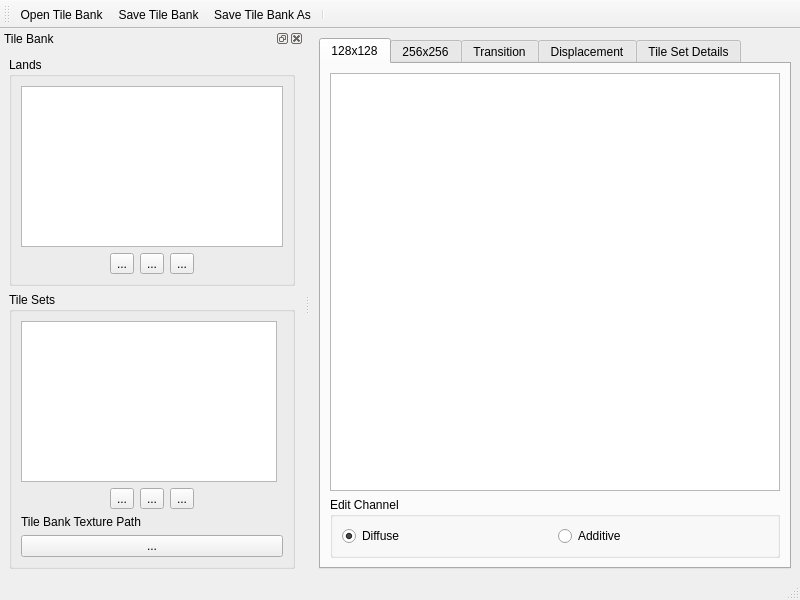
<?xml version="1.0" encoding="UTF-8"?>
<ui version="4.0">
 <class>TileEditorMainWindow</class>
 <widget class="QMainWindow" name="TileEditorMainWindow">
  <property name="geometry">
   <rect>
    <x>0</x>
    <y>0</y>
    <width>800</width>
    <height>600</height>
   </rect>
  </property>
  <property name="windowTitle">
   <string>MainWindow</string>
  </property>
  <widget class="QWidget" name="centralwidget">
   <layout class="QGridLayout" name="gridLayout">
    <item row="0" column="0">
     <widget class="QTabWidget" name="tileViewTabWidget">
      <property name="currentIndex">
       <number>0</number>
      </property>
      <widget class="QWidget" name="tab128">
       <attribute name="title">
        <string>128x128</string>
       </attribute>
       <layout class="QGridLayout" name="gridLayout_10">
        <item row="0" column="0">
         <widget class="QListView" name="listView128">
          <property name="contextMenuPolicy">
           <enum>Qt::ActionsContextMenu</enum>
          </property>
          <property name="iconSize">
           <size>
            <width>128</width>
            <height>128</height>
           </size>
          </property>
          <property name="flow">
           <enum>QListView::LeftToRight</enum>
          </property>
          <property name="isWrapping" stdset="0">
           <bool>true</bool>
          </property>
          <property name="viewMode">
           <enum>QListView::IconMode</enum>
          </property>
          <property name="uniformItemSizes">
           <bool>true</bool>
          </property>
         </widget>
        </item>
        <item row="1" column="0">
         <widget class="QGroupBox" name="editChannel128GB">
          <property name="title">
           <string>Edit Channel</string>
          </property>
          <layout class="QHBoxLayout" name="horizontalLayout_3">
           <item>
            <widget class="QRadioButton" name="diffuse128BT">
             <property name="text">
              <string>Diffuse</string>
             </property>
             <property name="checked">
              <bool>true</bool>
             </property>
            </widget>
           </item>
           <item>
            <widget class="QRadioButton" name="additive128BT">
             <property name="text">
              <string>Additive</string>
             </property>
            </widget>
           </item>
          </layout>
         </widget>
        </item>
       </layout>
      </widget>
      <widget class="QWidget" name="tab256">
       <attribute name="title">
        <string>256x256</string>
       </attribute>
       <layout class="QGridLayout" name="gridLayout_11">
        <item row="0" column="0">
         <widget class="QListView" name="listView256">
          <property name="contextMenuPolicy">
           <enum>Qt::ActionsContextMenu</enum>
          </property>
          <property name="iconSize">
           <size>
            <width>256</width>
            <height>256</height>
           </size>
          </property>
          <property name="flow">
           <enum>QListView::LeftToRight</enum>
          </property>
          <property name="isWrapping" stdset="0">
           <bool>true</bool>
          </property>
          <property name="viewMode">
           <enum>QListView::IconMode</enum>
          </property>
          <property name="uniformItemSizes">
           <bool>true</bool>
          </property>
         </widget>
        </item>
        <item row="1" column="0">
         <widget class="QGroupBox" name="editChannel256GB">
          <property name="title">
           <string>Edit Channel</string>
          </property>
          <layout class="QHBoxLayout" name="horizontalLayout_4">
           <item>
            <widget class="QRadioButton" name="diffuse256BT">
             <property name="text">
              <string>Diffuse</string>
             </property>
             <property name="checked">
              <bool>true</bool>
             </property>
             <property name="autoExclusive">
              <bool>true</bool>
             </property>
            </widget>
           </item>
           <item>
            <widget class="QRadioButton" name="additive256BT">
             <property name="text">
              <string>Additive</string>
             </property>
            </widget>
           </item>
          </layout>
         </widget>
        </item>
       </layout>
      </widget>
      <widget class="QWidget" name="tabTransition">
       <attribute name="title">
        <string>Transition</string>
       </attribute>
       <layout class="QGridLayout" name="gridLayout_12">
        <item row="0" column="0">
         <widget class="QListView" name="listViewTransition">
          <property name="contextMenuPolicy">
           <enum>Qt::ActionsContextMenu</enum>
          </property>
          <property name="iconSize">
           <size>
            <width>64</width>
            <height>64</height>
           </size>
          </property>
          <property name="movement">
           <enum>QListView::Static</enum>
          </property>
          <property name="flow">
           <enum>QListView::LeftToRight</enum>
          </property>
          <property name="isWrapping" stdset="0">
           <bool>true</bool>
          </property>
          <property name="resizeMode">
           <enum>QListView::Adjust</enum>
          </property>
          <property name="layoutMode">
           <enum>QListView::SinglePass</enum>
          </property>
          <property name="viewMode">
           <enum>QListView::IconMode</enum>
          </property>
          <property name="uniformItemSizes">
           <bool>true</bool>
          </property>
         </widget>
        </item>
        <item row="1" column="0">
         <widget class="QGroupBox" name="editChannelTransitionGB">
          <property name="title">
           <string>Edit Channel</string>
          </property>
          <layout class="QHBoxLayout" name="horizontalLayout_5">
           <item>
            <widget class="QRadioButton" name="diffuseTrBT">
             <property name="text">
              <string>Diffuse</string>
             </property>
             <property name="checked">
              <bool>true</bool>
             </property>
            </widget>
           </item>
           <item>
            <widget class="QRadioButton" name="additiveTrBT">
             <property name="text">
              <string>Additive</string>
             </property>
            </widget>
           </item>
           <item>
            <widget class="QRadioButton" name="alphaTrBT">
             <property name="text">
              <string>Alpha</string>
             </property>
            </widget>
           </item>
          </layout>
         </widget>
        </item>
       </layout>
      </widget>
      <widget class="QWidget" name="tabDisplacement">
       <attribute name="title">
        <string>Displacement</string>
       </attribute>
       <layout class="QGridLayout" name="gridLayout_13">
        <item row="0" column="0">
         <widget class="QListView" name="listViewDisplacement">
          <property name="contextMenuPolicy">
           <enum>Qt::ActionsContextMenu</enum>
          </property>
          <property name="iconSize">
           <size>
            <width>32</width>
            <height>32</height>
           </size>
          </property>
          <property name="movement">
           <enum>QListView::Static</enum>
          </property>
          <property name="flow">
           <enum>QListView::LeftToRight</enum>
          </property>
          <property name="isWrapping" stdset="0">
           <bool>true</bool>
          </property>
          <property name="resizeMode">
           <enum>QListView::Fixed</enum>
          </property>
          <property name="viewMode">
           <enum>QListView::IconMode</enum>
          </property>
          <property name="uniformItemSizes">
           <bool>false</bool>
          </property>
         </widget>
        </item>
       </layout>
      </widget>
      <widget class="QWidget" name="tabTileSetDetails">
       <attribute name="title">
        <string>Tile Set Details</string>
       </attribute>
       <layout class="QGridLayout" name="gridLayout_2">
        <item row="6" column="0">
         <widget class="QCheckBox" name="orientedCheckBox">
          <property name="layoutDirection">
           <enum>Qt::LeftToRight</enum>
          </property>
          <property name="text">
           <string>Oriented</string>
          </property>
         </widget>
        </item>
        <item row="3" column="0">
         <widget class="QLineEdit" name="surfaceDataLineEdit"/>
        </item>
        <item row="2" column="0">
         <widget class="QLabel" name="label">
          <property name="text">
           <string>Surface Data:</string>
          </property>
         </widget>
        </item>
        <item row="0" column="0">
         <widget class="QLabel" name="label_3">
          <property name="text">
           <string>Vegetation Set:</string>
          </property>
         </widget>
        </item>
        <item row="7" column="0">
         <spacer name="verticalSpacer_3">
          <property name="orientation">
           <enum>Qt::Vertical</enum>
          </property>
          <property name="sizeHint" stdset="0">
           <size>
            <width>20</width>
            <height>40</height>
           </size>
          </property>
         </spacer>
        </item>
        <item row="1" column="0">
         <widget class="QPushButton" name="chooseVegetPushButton">
          <property name="text">
           <string>...</string>
          </property>
         </widget>
        </item>
        <item row="1" column="1">
         <widget class="QPushButton" name="resetVegetPushButton">
          <property name="text">
           <string>Reset</string>
          </property>
          <property name="icon">
           <iconset>
            <normaloff>:/newPrefix/reset.png</normaloff>:/newPrefix/reset.png</iconset>
          </property>
         </widget>
        </item>
       </layout>
      </widget>
     </widget>
    </item>
   </layout>
  </widget>
  <widget class="QStatusBar" name="statusbar"/>
  <widget class="QToolBar" name="toolBar">
   <property name="windowTitle">
    <string>Tile Editor Tool Bar</string>
   </property>
   <attribute name="toolBarArea">
    <enum>TopToolBarArea</enum>
   </attribute>
   <attribute name="toolBarBreak">
    <bool>false</bool>
   </attribute>
   <addaction name="actionOpenTileBank"/>
   <addaction name="actionSaveTileBank"/>
   <addaction name="actionSaveTileBankAs"/>
   <addaction name="separator"/>
  </widget>
  <widget class="QDockWidget" name="tileBankDockWidget">
   <property name="windowTitle">
    <string>Tile Bank</string>
   </property>
   <attribute name="dockWidgetArea">
    <number>1</number>
   </attribute>
   <widget class="QWidget" name="dockWidgetContents">
    <layout class="QGridLayout" name="gridLayout_3">
     <item row="0" column="0">
      <widget class="QGroupBox" name="groupBox_2">
       <property name="title">
        <string>Lands</string>
       </property>
       <layout class="QGridLayout" name="gridLayout_4">
        <item row="0" column="0">
         <widget class="QListWidget" name="landLW"/>
        </item>
        <item row="1" column="0">
         <layout class="QHBoxLayout" name="horizontalLayout">
          <item>
           <spacer name="horizontalSpacer">
            <property name="orientation">
             <enum>Qt::Horizontal</enum>
            </property>
            <property name="sizeHint" stdset="0">
             <size>
              <width>40</width>
              <height>20</height>
             </size>
            </property>
           </spacer>
          </item>
          <item>
           <widget class="QToolButton" name="landAddTB">
            <property name="text">
             <string>...</string>
            </property>
            <property name="icon">
             <iconset resource="tile_editor.qrc">
              <normaloff>:/movementIcons/images/ic_nel_add_item.png</normaloff>:/movementIcons/images/ic_nel_add_item.png</iconset>
            </property>
           </widget>
          </item>
          <item>
           <widget class="QToolButton" name="landRemoveTB">
            <property name="text">
             <string>...</string>
            </property>
            <property name="icon">
             <iconset resource="tile_editor.qrc">
              <normaloff>:/movementIcons/images/reset.png</normaloff>:/movementIcons/images/reset.png</iconset>
            </property>
           </widget>
          </item>
          <item>
           <widget class="QToolButton" name="landEditTB">
            <property name="text">
             <string>...</string>
            </property>
            <property name="icon">
             <iconset resource="tile_editor.qrc">
              <normaloff>:/movementIcons/images/ic_nel_open.png</normaloff>:/movementIcons/images/ic_nel_open.png</iconset>
            </property>
           </widget>
          </item>
          <item>
           <spacer name="horizontalSpacer_2">
            <property name="orientation">
             <enum>Qt::Horizontal</enum>
            </property>
            <property name="sizeHint" stdset="0">
             <size>
              <width>40</width>
              <height>20</height>
             </size>
            </property>
           </spacer>
          </item>
         </layout>
        </item>
       </layout>
      </widget>
     </item>
     <item row="1" column="0">
      <widget class="QGroupBox" name="groupBox_3">
       <property name="title">
        <string>Tile Sets</string>
       </property>
       <layout class="QGridLayout" name="gridLayout_5">
        <item row="1" column="0" colspan="2">
         <layout class="QHBoxLayout" name="horizontalLayout_2">
          <item>
           <spacer name="horizontalSpacer_3">
            <property name="orientation">
             <enum>Qt::Horizontal</enum>
            </property>
            <property name="sizeHint" stdset="0">
             <size>
              <width>40</width>
              <height>20</height>
             </size>
            </property>
           </spacer>
          </item>
          <item>
           <widget class="QToolButton" name="tileSetAddTB">
            <property name="text">
             <string>...</string>
            </property>
            <property name="icon">
             <iconset resource="tile_editor.qrc">
              <normaloff>:/movementIcons/images/ic_nel_add_item.png</normaloff>:/movementIcons/images/ic_nel_add_item.png</iconset>
            </property>
           </widget>
          </item>
          <item>
           <widget class="QToolButton" name="tileSetDeleteTB">
            <property name="text">
             <string>...</string>
            </property>
            <property name="icon">
             <iconset resource="tile_editor.qrc">
              <normaloff>:/movementIcons/images/reset.png</normaloff>:/movementIcons/images/reset.png</iconset>
            </property>
           </widget>
          </item>
          <item>
           <widget class="QToolButton" name="tileSetEditTB">
            <property name="text">
             <string>...</string>
            </property>
            <property name="icon">
             <iconset resource="tile_editor.qrc">
              <normaloff>:/movementIcons/images/ic_nel_open.png</normaloff>:/movementIcons/images/ic_nel_open.png</iconset>
            </property>
           </widget>
          </item>
          <item>
           <spacer name="horizontalSpacer_4">
            <property name="orientation">
             <enum>Qt::Horizontal</enum>
            </property>
            <property name="sizeHint" stdset="0">
             <size>
              <width>40</width>
              <height>20</height>
             </size>
            </property>
           </spacer>
          </item>
         </layout>
        </item>
        <item row="2" column="0" colspan="2">
         <widget class="QLabel" name="label_2">
          <property name="text">
           <string>Tile Bank Texture Path</string>
          </property>
         </widget>
        </item>
        <item row="0" column="0">
         <widget class="QListView" name="tileSetLV"/>
        </item>
        <item row="3" column="0" colspan="2">
         <layout class="QHBoxLayout" name="horizontalLayout_6">
          <item>
           <widget class="QPushButton" name="tileBankTexturePathPB">
            <property name="text">
             <string>...</string>
            </property>
           </widget>
          </item>
         </layout>
        </item>
       </layout>
      </widget>
     </item>
    </layout>
   </widget>
  </widget>
  <action name="actionOpenTileBank">
   <property name="icon">
    <iconset resource="tile_editor.qrc">
     <normaloff>:/movementIcons/images/ic_nel_open.png</normaloff>:/movementIcons/images/ic_nel_open.png</iconset>
   </property>
   <property name="text">
    <string>Open Tile Bank</string>
   </property>
   <property name="toolTip">
    <string>Open Tile Bank</string>
   </property>
  </action>
  <action name="actionRotateTile0">
   <property name="checkable">
    <bool>true</bool>
   </property>
   <property name="icon">
    <iconset resource="tile_editor.qrc">
     <normaloff>:/tileRotation/images/rotation0.png</normaloff>:/tileRotation/images/rotation0.png</iconset>
   </property>
   <property name="text">
    <string>0</string>
   </property>
   <property name="toolTip">
    <string>Rotate Tile 0 Degrees</string>
   </property>
  </action>
  <action name="actionSaveTileBank">
   <property name="icon">
    <iconset resource="tile_editor.qrc">
     <normaloff>:/movementIcons/images/ic_nel_save.png</normaloff>:/movementIcons/images/ic_nel_save.png</iconset>
   </property>
   <property name="text">
    <string>Save Tile Bank</string>
   </property>
   <property name="toolTip">
    <string>Save Tile Bank</string>
   </property>
  </action>
  <action name="actionSaveTileBankAs">
   <property name="icon">
    <iconset resource="tile_editor.qrc">
     <normaloff>:/movementIcons/images/ic_nel_save_as.png</normaloff>:/movementIcons/images/ic_nel_save_as.png</iconset>
   </property>
   <property name="text">
    <string>Save Tile Bank As...</string>
   </property>
   <property name="toolTip">
    <string>Save Tile Bank As...</string>
   </property>
  </action>
  <action name="actionRotateTile90">
   <property name="checkable">
    <bool>true</bool>
   </property>
   <property name="icon">
    <iconset resource="tile_editor.qrc">
     <normaloff>:/tileRotation/images/rotation90.png</normaloff>:/tileRotation/images/rotation90.png</iconset>
   </property>
   <property name="text">
    <string>90</string>
   </property>
   <property name="toolTip">
    <string>Rotate Tile 90 Degrees</string>
   </property>
  </action>
  <action name="actionRotateTile180">
   <property name="checkable">
    <bool>true</bool>
   </property>
   <property name="icon">
    <iconset resource="tile_editor.qrc">
     <normaloff>:/tileRotation/images/rotation180.png</normaloff>:/tileRotation/images/rotation180.png</iconset>
   </property>
   <property name="text">
    <string>180</string>
   </property>
   <property name="toolTip">
    <string>Rotate Tile180 Degrees</string>
   </property>
  </action>
  <action name="actionRotateTile270">
   <property name="checkable">
    <bool>true</bool>
   </property>
   <property name="icon">
    <iconset resource="tile_editor.qrc">
     <normaloff>:/tileRotation/images/rotation270.png</normaloff>:/tileRotation/images/rotation270.png</iconset>
   </property>
   <property name="text">
    <string>270</string>
   </property>
   <property name="toolTip">
    <string>Rotate Tile 270 Degrees</string>
   </property>
  </action>
  <action name="actionBatchLoad">
   <property name="text">
    <string>Batch Load</string>
   </property>
   <property name="toolTip">
    <string>Batch Load</string>
   </property>
  </action>
  <action name="actionImportBorder">
   <property name="text">
    <string>Import Border</string>
   </property>
   <property name="toolTip">
    <string>Import Border</string>
   </property>
  </action>
  <action name="actionExportBorder">
   <property name="text">
    <string>Export Border</string>
   </property>
   <property name="toolTip">
    <string>Export Border</string>
   </property>
  </action>
  <action name="actionTileDisplayIndex">
   <property name="checkable">
    <bool>true</bool>
   </property>
   <property name="checked">
    <bool>true</bool>
   </property>
   <property name="text">
    <string>Index</string>
   </property>
   <property name="toolTip">
    <string>Display Tile Index</string>
   </property>
  </action>
  <action name="actionTileDisplayFilename">
   <property name="checkable">
    <bool>true</bool>
   </property>
   <property name="checked">
    <bool>true</bool>
   </property>
   <property name="text">
    <string>Filename</string>
   </property>
   <property name="toolTip">
    <string>Display Tile Filename</string>
   </property>
  </action>
  <action name="actionAddTile">
   <property name="icon">
    <iconset resource="tile_editor.qrc">
     <normaloff>:/tileTools/images/add_tile.png</normaloff>:/tileTools/images/add_tile.png</iconset>
   </property>
   <property name="text">
    <string>Add Tile</string>
   </property>
   <property name="toolTip">
    <string>Add Tile</string>
   </property>
  </action>
  <action name="actionDeleteTile">
   <property name="icon">
    <iconset resource="tile_editor.qrc">
     <normaloff>:/tileTools/images/delete_tile.png</normaloff>:/tileTools/images/delete_tile.png</iconset>
   </property>
   <property name="text">
    <string>Delete Tile</string>
   </property>
   <property name="toolTip">
    <string>Delete Tile</string>
   </property>
  </action>
  <action name="actionReplaceImage">
   <property name="icon">
    <iconset resource="tile_editor.qrc">
     <normaloff>:/tileTools/images/replace_image.png</normaloff>:/tileTools/images/replace_image.png</iconset>
   </property>
   <property name="text">
    <string>Replace Image</string>
   </property>
   <property name="toolTip">
    <string>Replace Image</string>
   </property>
  </action>
  <action name="actionDeleteImage">
   <property name="icon">
    <iconset resource="tile_editor.qrc">
     <normaloff>:/tileTools/images/delete_image.png</normaloff>:/tileTools/images/delete_image.png</iconset>
   </property>
   <property name="text">
    <string>Delete Image</string>
   </property>
   <property name="toolTip">
    <string>Delete Image</string>
   </property>
  </action>
  <action name="actionZoom50">
   <property name="checkable">
    <bool>true</bool>
   </property>
   <property name="text">
    <string>Zoom 50%</string>
   </property>
  </action>
  <action name="actionZoom100">
   <property name="checkable">
    <bool>true</bool>
   </property>
   <property name="checked">
    <bool>true</bool>
   </property>
   <property name="text">
    <string>Zoom 100%</string>
   </property>
  </action>
  <action name="actionZoom200">
   <property name="checkable">
    <bool>true</bool>
   </property>
   <property name="text">
    <string>Zoom 200%</string>
   </property>
  </action>
 </widget>
 <resources>
  <include location="tile_editor.qrc"/>
  <include location="tile_editor.qrc"/>
 </resources>
 <connections/>
</ui>
